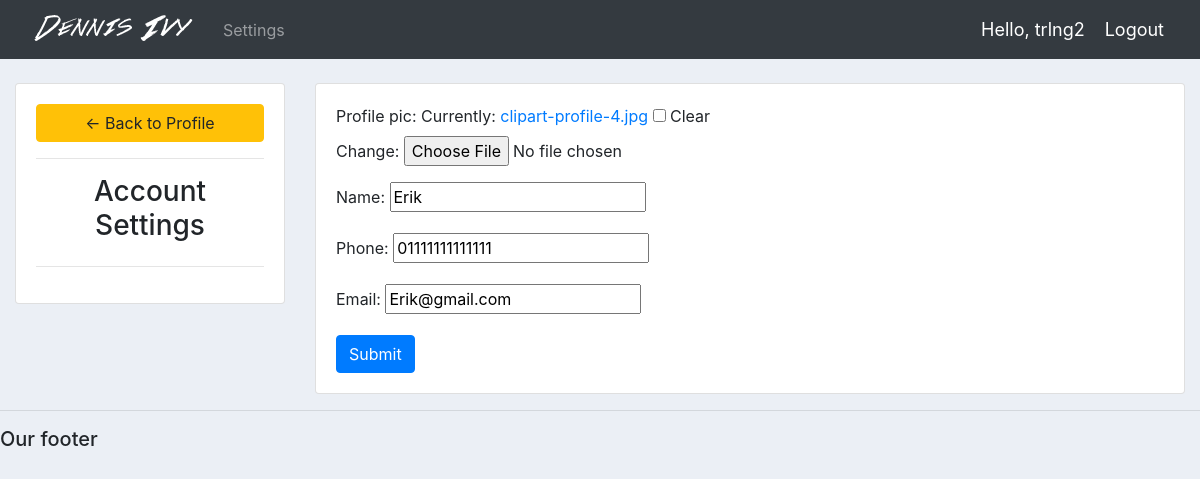
/account/ (signed in), run on the app's committed database.
### accounts/models.py (models this page shows, shortened)
class Customer(models.Model):
	user = models.OneToOneField(User, null=True,blank=True, on_delete=models.CASCADE)
	profile_pic = models.ImageField(default="clipart-profile-4.jpg",null=True, blank=True)
	name = models.CharField(max_length=200, null=True)
	phone = models.CharField(max_length=200, null=True)
	email = models.CharField(max_length=200, null=True)
	date_created = models.DateTimeField(auto_now_add=True, null=True)

### accounts/decorators.py (the view)
        def wrapper_func(request,*args, **kwargs):
            group = None
            if request.user.groups.exists():
                group = request.user.groups.all()[0].name
            if group in allowed_roles:
                return view_func(request,*args, **kwargs)
            else:
                return HttpResponse("you are not authorized to view this page")

### accounts/forms.py
class CustomerForm(ModelForm):
	class Meta:
		model = Customer
		fields = '__all__'
		exclude = ['user']

### accounts/views.py (called while the page is built)
@login_required(login_url='login')
@allowed_users(allowed_roles=['customer'])
def accountSettings(request):
	customer = request.user.customer
	form = CustomerForm(instance=customer)
	if request.method == "POST":
		form = CustomerForm(request.POST, request.FILES, instance=customer)
		if form.is_valid():
			form.save()
	context = {'form':form}
	return render(request, 'accounts/account_settings.html', context)

### accounts/templates/accounts/account_settings.html (shortened to what this page needs)
{%  extends 'accounts/main.html' %}
{% load static %}
{% block content %}
<br>
<div class="row">
	<div class="col-md-3">
		<div class="card card-body">
			<a class="btn btn-warning" href="{% url 'home' %}"> &#8592; Back to Profile</a>
			<hr>
			<h3 style="text-align: center">Account Settings</h3>
			<hr>
		</div>
	</div>
	<div class="col-md-9">
		<div class="card card-body">
			<form method="POST" action="" enctype="multipart/form-data">
				{{form.as_p}}
			<input class="btn btn-primary" type="submit" name="Update Information">
			</form>
		</div>
	</div>
</div>
{% endblock %}

### accounts/templates/accounts/navbar.html (shortened to what this page needs)
{% load static %}
<nav class="navbar navbar-expand-lg navbar-dark bg-dark">
 <img src="{% static 'images/logo.png' %}">
  <div class="collapse navbar-collapse" id="navbarNav">
      <ul class="navbar-nav">
        {% if request.user.is_staff %}
      <li class="nav-item active">
        <a class="nav-link" href="{% url 'home' %}">Dashboard</a>
      </li>
      <li class="nav-item">
        <a class="nav-link" href="{% url 'products' %}">Products</a>
      </li>
        {% else %}
        <li class="nav-item">
            <a class="nav-link" href="{% url 'account' %}">Settings</a>
        </li>
        {% endif %}
    </ul>
  </div>
  <span class="hello-msg">Hello, {{request.user}}</span>
  <span ><a  class="hello-msg" href="{% url 'logout' %}">Logout</a></span>
</nav>

### static/css/main.css (style rules this page uses)
body { background-color: #ebeff5; }

### accounts/templates/accounts/navbar.html (style rules this page uses)
.hello-msg { font-size: 18px; color: #fff; margin-right: 20px; }

### data on the page
Customer: name "Erik", phone "01111111111111", email "Erik@gmail.com"

### other printed values
{{ request.user }} "trlng2"
